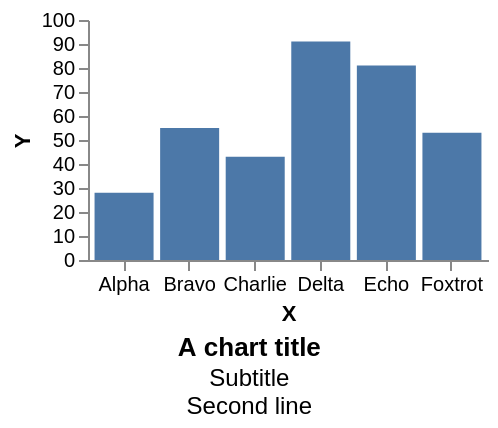

The specification (Vega-Lite) saved for this image:
### Vega specification from a JSON file in a GitHub repository (floating-point values rounded to 4 significant figures)
{"width": 200, "height": 120, "padding": 5, "data": [{"name": "t", "values": [{"a": "Alpha", "b": 28, "c": "x", "d": 1}, {"a": "Bravo", "b": 55, "c": "y", "d": 2}, {"a": "Charlie", "b": 43, "c": "x", "d": 3}, {"a": "Delta", "b": 91, "c": "z", "d": 4}, {"a": "Echo", "b": 81, "c": "y", "d": 5}, {"a": "Foxtrot", "b": 53, "c": "z", "d": 6}]}], "scales": [{"name": "x", "type": "band", "domain": {"data": "t", "field": "a"}, "range": "width", "padding": 0.1}, {"name": "y", "type": "linear", "domain": {"data": "t", "field": "b"}, "range": "height", "nice": true}, {"name": "color", "type": "ordinal", "domain": {"data": "t", "field": "c"}, "range": {"scheme": "category10"}}, {"name": "ramp", "type": "linear", "domain": {"data": "t", "field": "d"}, "range": {"scheme": "blues"}}, {"name": "size", "type": "linear", "domain": {"data": "t", "field": "b"}, "range": [10, 200]}, {"name": "shape", "type": "ordinal", "domain": {"data": "t", "field": "c"}, "range": "symbol"}, {"name": "quant", "type": "quantize", "domain": [0, 100], "range": {"scheme": "greens", "count": 4}}], "marks": [{"type": "rect", "from": {"data": "t"}, "encode": {"enter": {"x": {"scale": "x", "field": "a"}, "width": {"scale": "x", "band": 1}, "y": {"scale": "y", "field": "b"}, "y2": {"scale": "y", "value": 0}}}}], "title": {"text": "A chart title", "subtitle": ["Subtitle", "Second line"], "orient": "bottom", "anchor": "middle", "frame": "bounds", "offset": 6}, "axes": [{"orient": "bottom", "scale": "x", "title": "X"}, {"orient": "left", "scale": "y", "title": "Y"}]}
